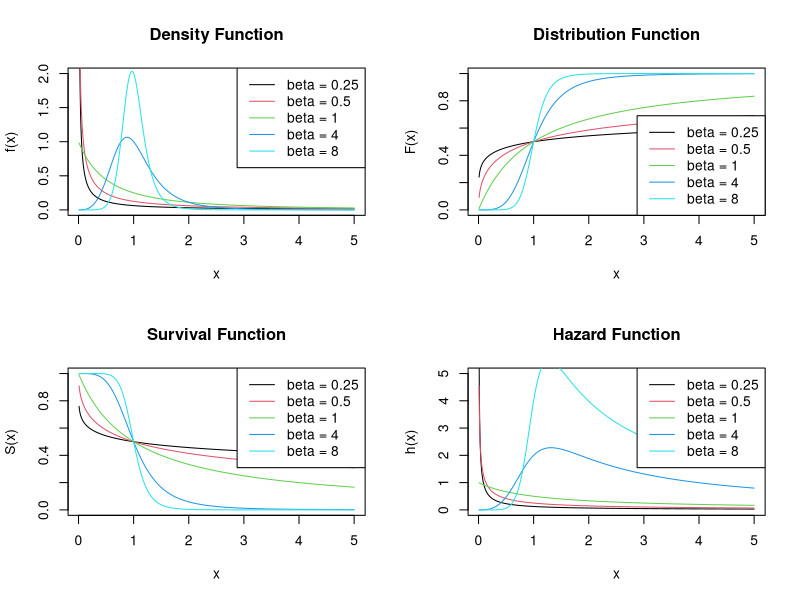
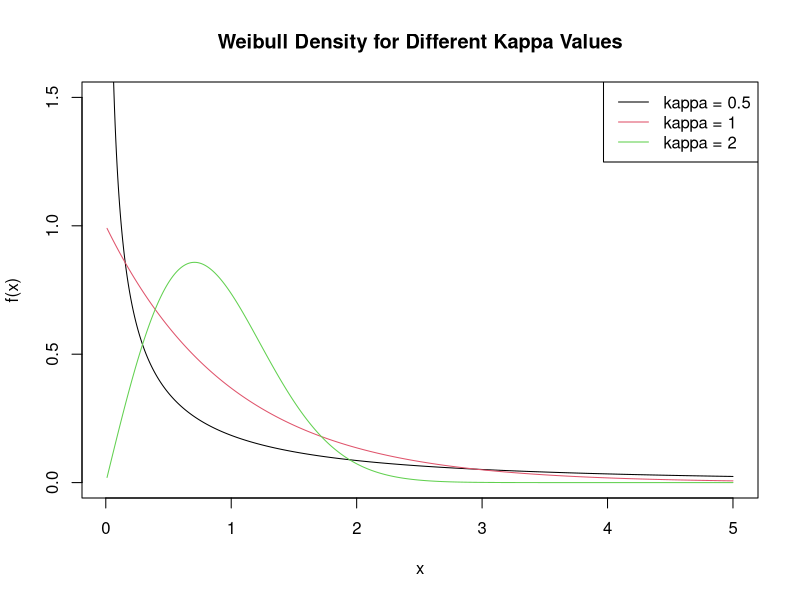

Here is the R script that generated these plots, in order: (Note: this script raises an error after producing the figures.)
## ---- chunk 1
knitr::opts_chunk$set(
  echo = TRUE,
  warning = FALSE,
  message = FALSE,
  fig.width = 10,
  fig.height = 6
)

# Load required packages
library(survival)
library(ggplot2)
library(dplyr)
library(knitr)
library(kableExtra)
library("survminer")
## ---- chunk 2
# Define the functions
loglogistic_density <- function(x, alpha = 1, beta) {
  (beta/alpha) * (x/alpha)^(beta-1) / (1 + (x/alpha)^beta)^2
}

loglogistic_distribution <- function(x, alpha = 1, beta) {
  (x^beta) / (alpha^beta + x^beta)
}

loglogistic_survival <- function(x, alpha = 1, beta) {
  1 - loglogistic_distribution(x, alpha, beta)
}

loglogistic_hazard <- function(x, alpha = 1, beta) {
  loglogistic_density(x, alpha, beta) / loglogistic_survival(x, alpha, beta)
}

# Create x values
x <- seq(0.01, 5, length.out = 1000)
beta_values <- c(0.25, 0.5, 1, 4, 8)

# Create plots
par(mfrow = c(2, 2))

# Density plot
plot(x, loglogistic_density(x, beta = beta_values[1]), type = "l", 
     ylim = c(0, 2), main = "Density Function", 
     xlab = "x", ylab = "f(x)")
for(beta in beta_values[-1]) {
  lines(x, loglogistic_density(x, beta = beta), col = which(beta_values == beta))
}
legend("topright", legend = paste("beta =", beta_values), 
       col = 1:length(beta_values), lty = 1)

# Distribution plot
plot(x, loglogistic_distribution(x, beta = beta_values[1]), type = "l",
     ylim = c(0, 1), main = "Distribution Function",
     xlab = "x", ylab = "F(x)")
for(beta in beta_values[-1]) {
  lines(x, loglogistic_distribution(x, beta = beta), col = which(beta_values == beta))
}
legend("bottomright", legend = paste("beta =", beta_values),
       col = 1:length(beta_values), lty = 1)

# Survival plot
plot(x, loglogistic_survival(x, beta = beta_values[1]), type = "l",
     ylim = c(0, 1), main = "Survival Function",
     xlab = "x", ylab = "S(x)")
for(beta in beta_values[-1]) {
  lines(x, loglogistic_survival(x, beta = beta), col = which(beta_values == beta))
}
legend("topright", legend = paste("beta =", beta_values),
       col = 1:length(beta_values), lty = 1)

# Hazard plot
plot(x, loglogistic_hazard(x, beta = beta_values[1]), type = "l",
     ylim = c(0, 5), main = "Hazard Function",
     xlab = "x", ylab = "h(x)")
for(beta in beta_values[-1]) {
  lines(x, loglogistic_hazard(x, beta = beta), col = which(beta_values == beta))
}
legend("topright", legend = paste("beta =", beta_values),
       col = 1:length(beta_values), lty = 1)
## ---- chunk 3
# Create summary table for log-logistic distribution characteristics
log_logistic_chars <- data.frame(
  "Parameter" = c("beta < 1", "beta = 1", "beta > 1"),
  "Density Shape" = c("Right-skewed with high peak near zero",
                     "Balanced shape",
                     "More symmetric, bell-shaped"),
  "Hazard Behavior" = c("Decreasing hazard",
                       "Constant hazard",
                       "Initially increasing then decreasing")
)

kable(log_logistic_chars,
      caption = "Log-logistic Distribution Characteristics",
      align = c('l', 'l', 'l'),
      booktabs = TRUE) %>%
  kable_styling(latex_options = c("striped", "hold_position"),
                full_width = FALSE)
## ---- chunk 4
# Define Weibull density function
weibull_density <- function(x, sigma = 1, kappa) {
  (kappa/sigma) * (x/sigma)^(kappa-1) * exp(-(x/sigma)^kappa)
}

# Create plots for different kappa values
x <- seq(0.01, 5, length.out = 1000)
kappa_values <- c(0.5, 1, 2)  # One from each case

par(mfrow = c(1,1))
plot(x, weibull_density(x, kappa = kappa_values[1]), type = "l",
     ylim = c(0, 1.5), main = "Weibull Density for Different Kappa Values",
     xlab = "x", ylab = "f(x)")
for(kappa in kappa_values[-1]) {
  lines(x, weibull_density(x, kappa = kappa), col = which(kappa_values == kappa))
}
legend("topright", legend = paste("kappa =", kappa_values),
       col = 1:length(kappa_values), lty = 1)
## ---- chunk 5
# Create summary table for Weibull distribution characteristics
weibull_chars <- data.frame(
  "Parameter Range" = c("0 < kappa < 1", "kappa = 1", "kappa > 1"),
  "Characteristics" = c("Monotonically decreasing, infinite peak at x = 0",
                       "Reduces to exponential distribution",
                       "Peak away from zero, right-skewed")
)

kable(weibull_chars,
      caption = "Weibull Distribution Characteristics (sigma = 1)",
      align = c('l', 'l'),
      booktabs = TRUE) %>%
  kable_styling(latex_options = c("striped", "hold_position"),
                full_width = FALSE)
## ---- chunk 6
# Load and prepare data
pbc_data <- read.table("data/pbc.txt", header = TRUE)

# Convert treat to factor
pbc_data$treat <- factor(pbc_data$treat, 
                        levels = c(1, 2),
                        labels = c("Placebo", "Treatment"))

# Create survival object
surv_obj <- Surv(time = pbc_data$time, event = pbc_data$d)

# Fit survival curves
km_fit <- survfit(surv_obj ~ treat, data = pbc_data)
## ---- chunk 7
# Plot Kaplan-Meier curves
par(mfrow = c(1,1))
 ggsurvplot(km_fit,
 data= pbc_data,
 pval= TRUE,
 conf.int=TRUE,
 risk.table= TRUE,
 title= "Kaplan-MeierCurvesbyTreatmentGroup",
 legend.labs= c("Placebo", "Treatment"))
## ---- chunk 8
# Fit models
cox_model1 <- coxph(surv_obj ~ treat, data = pbc_data)
cox_model2 <- coxph(surv_obj ~ treat + age + cenc0, data = pbc_data)
log_rank <- survdiff(surv_obj ~ treat, data = pbc_data)
test.ph1 <- cox.zph(cox_model1)
test.ph2 <- cox.zph(cox_model2)
plot(test.ph1)
plot(test.ph2)
## ---- chunk 9
# Function to create formatted Cox model results
create_cox_table <- function(model) {
  coef_table <- summary(model)$coefficients
  conf_table <- summary(model)$conf.int
  
  results_df <- data.frame(
    Variable = rownames(coef_table),
    "Hazard Ratio" = sprintf("%.2f", conf_table[, "exp(coef)"]),
    "95% CI" = sprintf("(%.2f, %.2f)", conf_table[, "lower .95"], conf_table[, "upper .95"]),
    "P-value" = sprintf("%.3f", coef_table[, "Pr(>|z|)"]),
    check.names = FALSE
  )
  
  concordance <- sprintf("%.3f", summary(model)$concordance[1])
  
  kable(results_df, 
        caption = paste("Cox Model Results (Concordance =", concordance, ")"),
        align = c('l', 'c', 'c', 'c'),
        booktabs = TRUE) %>%
    kable_styling(latex_options = c("striped", "hold_position"),
                full_width = FALSE)
}

# Basic Cox Model Results
cat("\n### Basic Cox Model\n")
create_cox_table(cox_model1)

# Extended Cox Model Results
cat("\n### Extended Cox Model\n")
create_cox_table(cox_model2)

# Log-rank test results
cat("\n### Log-rank Test Results\n")
logrank_df <- data.frame(
  Group = c("Placebo", "Treatment"),
  Observed = c(log_rank$obs[1], log_rank$obs[2]),
  Expected = c(log_rank$exp[1], log_rank$exp[2]),
  "(O-E)^2/E" = c(
    (log_rank$obs[1] - log_rank$exp[1])^2/log_rank$exp[1],
    (log_rank$obs[2] - log_rank$exp[2])^2/log_rank$exp[2]
  )
)

kable(logrank_df,
      caption = sprintf("Log-rank Test Results (p-value = %.3f)", 
                       1 - pchisq(log_rank$chisq, df = 1)),
      align = c('l', 'c', 'c', 'c'),
      digits = 2,
      booktabs = TRUE) %>%
  kable_styling(latex_options = c("striped", "hold_position"),
                full_width = FALSE)

# Proportional hazards test results
cat("\n### Proportional Hazards Test Results\n")
ph_df <- data.frame(
  Variable = rownames(test.ph2$table),
  "Chi-square" = sprintf("%.2f", test.ph2$table[, "chisq"]),
  "P-value" = sprintf("%.3f", test.ph2$table[, "p"]),
  check.names = FALSE
)

kable(ph_df,
      caption = "Proportional Hazards Assumption Test",
      align = c('l', 'c', 'c'),
      booktabs = TRUE) %>%
  kable_styling(latex_options = c("striped", "hold_position"),
                full_width = FALSE)

# Key findings summary
cat("\n### Key Findings\n")
findings_df <- data.frame(
  Category = c("Treatment Effect", "Risk Factors", "Model Performance", "Assumptions"),
  Finding = c(
    "17% reduction in hazard (non-significant, p > 0.05)",
    "Age: 4% increased risk per year (p < 0.001)\nCentral cholestasis: 284% increased risk (p < 0.001)",
    "Extended model concordance: 0.669\nSignificant improvement over basic model",
    "Proportional hazards satisfied for all variables (p > 0.05)"
  )
)

kable(findings_df, 
      caption = "Summary of Key Findings",
      col.names = c("Category", "Details"),
      align = c('l', 'l'),
      booktabs = TRUE) %>%
  kable_styling(latex_options = c("striped", "hold_position"),
                full_width = FALSE)
